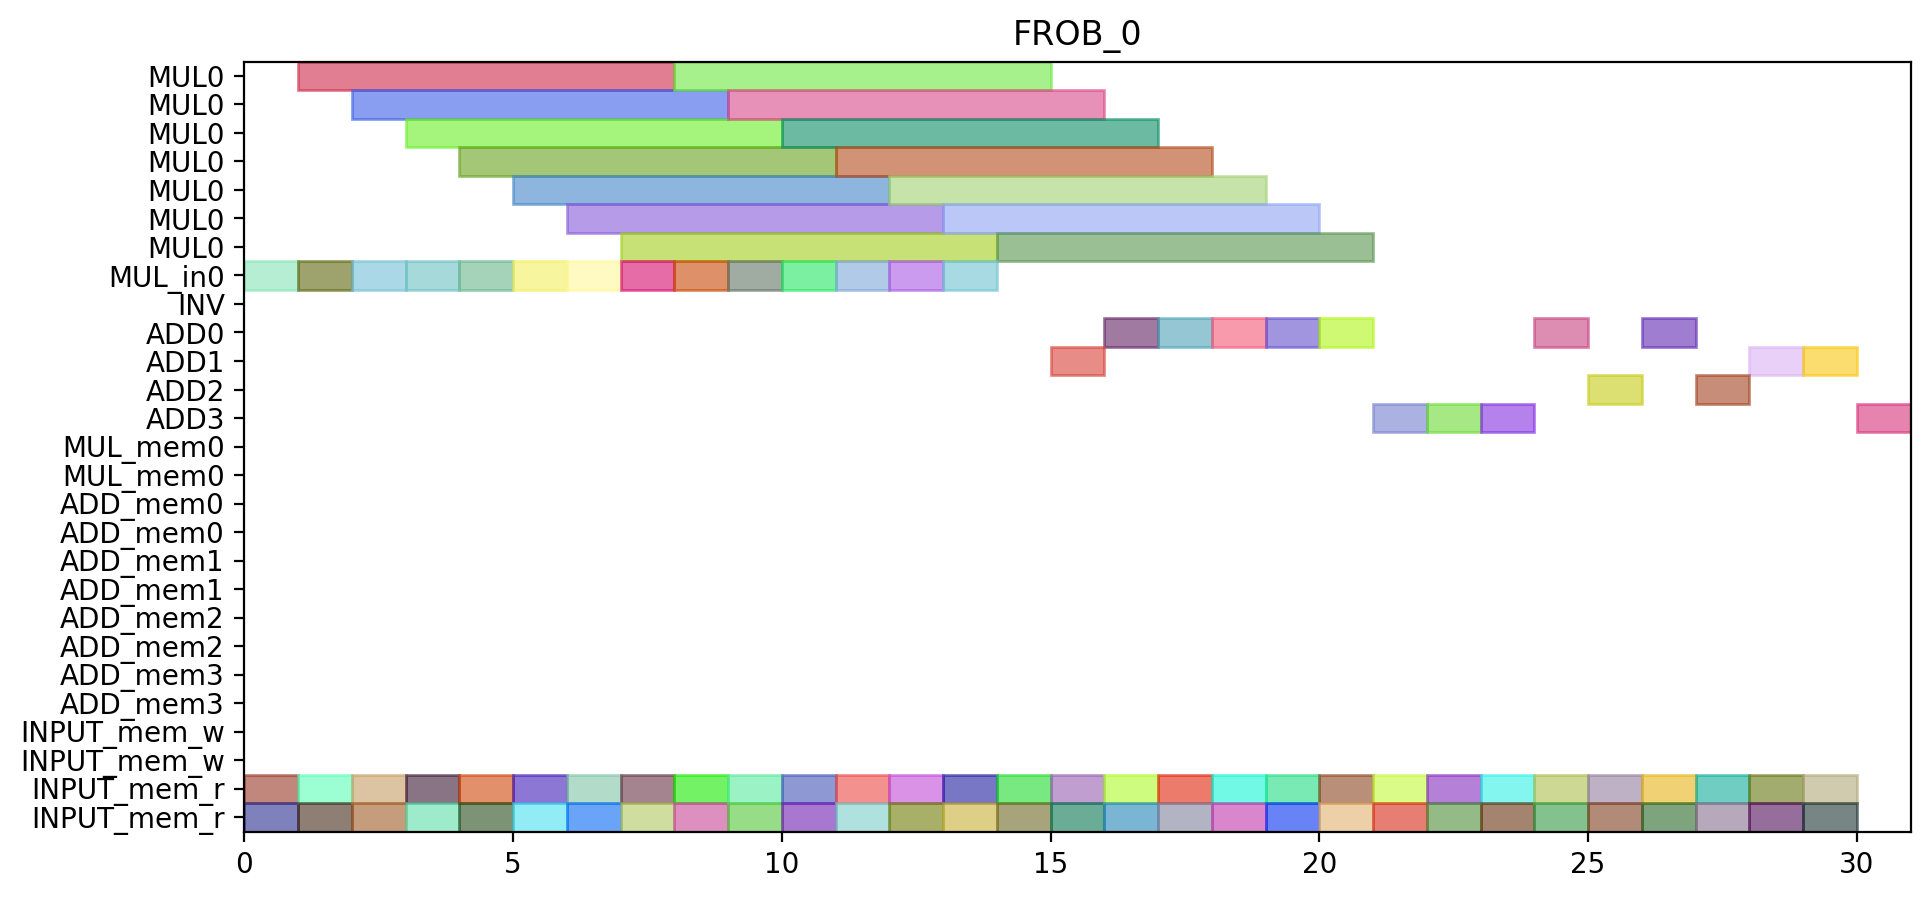

The script that drew this image:
from pyschedule import Scenario, solvers, plotters, alt


def solve():
	horizon = 121
	S = Scenario("FROB_0", horizon=horizon)

	# resource
	MUL = S.Resources('MUL', num=1, size=7)
	MUL_in = S.Resources('MUL_in', num=1)
	INV = S.Resource('INV')
	ADD = S.Resources('ADD', num=4, periods=range(1, horizon))
	MUL_mem = S.Resources('MUL_mem', num=1, size=2)
	ADD_mem = S.Resources('ADD_mem', num=4, size=2)
	INPUT_mem_w = S.Resource('INPUT_mem_w', size=2)
	INPUT_mem_r = S.Resource('INPUT_mem_r', size=2)

	# result of previous scheduling

	# new tasks
	c_f101_t0_in = S.Task('c_f101_t0_in', length=1, delay_cost=1)
	c_f101_t0_in += alt(MUL_in)
	c_f101_t0 = S.Task('c_f101_t0', length=7, delay_cost=1)
	c_f101_t0 += alt(MUL)
	S += c_f101_t0>=c_f101_t0_in

	c_f101_t0_mem0 = S.Task('c_f101_t0_mem0', length=1, delay_cost=1)
	c_f101_t0_mem0 += INPUT_mem_r
	S += c_f101_t0_mem0 <= c_f101_t0

	c_f101_t0_mem1 = S.Task('c_f101_t0_mem1', length=1, delay_cost=1)
	c_f101_t0_mem1 += INPUT_mem_r
	S += c_f101_t0_mem1 <= c_f101_t0

	c_f101_t1_in = S.Task('c_f101_t1_in', length=1, delay_cost=1)
	c_f101_t1_in += alt(MUL_in)
	c_f101_t1 = S.Task('c_f101_t1', length=7, delay_cost=1)
	c_f101_t1 += alt(MUL)
	S += c_f101_t1>=c_f101_t1_in

	c_f101_t1_mem0 = S.Task('c_f101_t1_mem0', length=1, delay_cost=1)
	c_f101_t1_mem0 += INPUT_mem_r
	S += c_f101_t1_mem0 <= c_f101_t1

	c_f101_t1_mem1 = S.Task('c_f101_t1_mem1', length=1, delay_cost=1)
	c_f101_t1_mem1 += INPUT_mem_r
	S += c_f101_t1_mem1 <= c_f101_t1

	c_f101_t2 = S.Task('c_f101_t2', length=1, delay_cost=1)
	c_f101_t2 += alt(ADD)

	c_f101_t2_mem0 = S.Task('c_f101_t2_mem0', length=1, delay_cost=1)
	c_f101_t2_mem0 += INPUT_mem_r
	S += c_f101_t2_mem0 <= c_f101_t2

	c_f101_t2_mem1 = S.Task('c_f101_t2_mem1', length=1, delay_cost=1)
	c_f101_t2_mem1 += INPUT_mem_r
	S += c_f101_t2_mem1 <= c_f101_t2

	c_f101_t3 = S.Task('c_f101_t3', length=1, delay_cost=1)
	c_f101_t3 += alt(ADD)

	c_f101_t3_mem0 = S.Task('c_f101_t3_mem0', length=1, delay_cost=1)
	c_f101_t3_mem0 += INPUT_mem_r
	S += c_f101_t3_mem0 <= c_f101_t3

	c_f101_t3_mem1 = S.Task('c_f101_t3_mem1', length=1, delay_cost=1)
	c_f101_t3_mem1 += INPUT_mem_r
	S += c_f101_t3_mem1 <= c_f101_t3

	c_f011_t0_in = S.Task('c_f011_t0_in', length=1, delay_cost=1)
	c_f011_t0_in += alt(MUL_in)
	c_f011_t0 = S.Task('c_f011_t0', length=7, delay_cost=1)
	c_f011_t0 += alt(MUL)
	S += c_f011_t0>=c_f011_t0_in

	c_f011_t0_mem0 = S.Task('c_f011_t0_mem0', length=1, delay_cost=1)
	c_f011_t0_mem0 += INPUT_mem_r
	S += c_f011_t0_mem0 <= c_f011_t0

	c_f011_t0_mem1 = S.Task('c_f011_t0_mem1', length=1, delay_cost=1)
	c_f011_t0_mem1 += INPUT_mem_r
	S += c_f011_t0_mem1 <= c_f011_t0

	c_f011_t1_in = S.Task('c_f011_t1_in', length=1, delay_cost=1)
	c_f011_t1_in += alt(MUL_in)
	c_f011_t1 = S.Task('c_f011_t1', length=7, delay_cost=1)
	c_f011_t1 += alt(MUL)
	S += c_f011_t1>=c_f011_t1_in

	c_f011_t1_mem0 = S.Task('c_f011_t1_mem0', length=1, delay_cost=1)
	c_f011_t1_mem0 += INPUT_mem_r
	S += c_f011_t1_mem0 <= c_f011_t1

	c_f011_t1_mem1 = S.Task('c_f011_t1_mem1', length=1, delay_cost=1)
	c_f011_t1_mem1 += INPUT_mem_r
	S += c_f011_t1_mem1 <= c_f011_t1

	c_f011_t2 = S.Task('c_f011_t2', length=1, delay_cost=1)
	c_f011_t2 += alt(ADD)

	c_f011_t2_mem0 = S.Task('c_f011_t2_mem0', length=1, delay_cost=1)
	c_f011_t2_mem0 += INPUT_mem_r
	S += c_f011_t2_mem0 <= c_f011_t2

	c_f011_t2_mem1 = S.Task('c_f011_t2_mem1', length=1, delay_cost=1)
	c_f011_t2_mem1 += INPUT_mem_r
	S += c_f011_t2_mem1 <= c_f011_t2

	c_f011_t3 = S.Task('c_f011_t3', length=1, delay_cost=1)
	c_f011_t3 += alt(ADD)

	c_f011_t3_mem0 = S.Task('c_f011_t3_mem0', length=1, delay_cost=1)
	c_f011_t3_mem0 += INPUT_mem_r
	S += c_f011_t3_mem0 <= c_f011_t3

	c_f011_t3_mem1 = S.Task('c_f011_t3_mem1', length=1, delay_cost=1)
	c_f011_t3_mem1 += INPUT_mem_r
	S += c_f011_t3_mem1 <= c_f011_t3

	c_f111_t0_in = S.Task('c_f111_t0_in', length=1, delay_cost=1)
	c_f111_t0_in += alt(MUL_in)
	c_f111_t0 = S.Task('c_f111_t0', length=7, delay_cost=1)
	c_f111_t0 += alt(MUL)
	S += c_f111_t0>=c_f111_t0_in

	c_f111_t0_mem0 = S.Task('c_f111_t0_mem0', length=1, delay_cost=1)
	c_f111_t0_mem0 += INPUT_mem_r
	S += c_f111_t0_mem0 <= c_f111_t0

	c_f111_t0_mem1 = S.Task('c_f111_t0_mem1', length=1, delay_cost=1)
	c_f111_t0_mem1 += INPUT_mem_r
	S += c_f111_t0_mem1 <= c_f111_t0

	c_f111_t1_in = S.Task('c_f111_t1_in', length=1, delay_cost=1)
	c_f111_t1_in += alt(MUL_in)
	c_f111_t1 = S.Task('c_f111_t1', length=7, delay_cost=1)
	c_f111_t1 += alt(MUL)
	S += c_f111_t1>=c_f111_t1_in

	c_f111_t1_mem0 = S.Task('c_f111_t1_mem0', length=1, delay_cost=1)
	c_f111_t1_mem0 += INPUT_mem_r
	S += c_f111_t1_mem0 <= c_f111_t1

	c_f111_t1_mem1 = S.Task('c_f111_t1_mem1', length=1, delay_cost=1)
	c_f111_t1_mem1 += INPUT_mem_r
	S += c_f111_t1_mem1 <= c_f111_t1

	c_f111_t2 = S.Task('c_f111_t2', length=1, delay_cost=1)
	c_f111_t2 += alt(ADD)

	c_f111_t2_mem0 = S.Task('c_f111_t2_mem0', length=1, delay_cost=1)
	c_f111_t2_mem0 += INPUT_mem_r
	S += c_f111_t2_mem0 <= c_f111_t2

	c_f111_t2_mem1 = S.Task('c_f111_t2_mem1', length=1, delay_cost=1)
	c_f111_t2_mem1 += INPUT_mem_r
	S += c_f111_t2_mem1 <= c_f111_t2

	c_f111_t3 = S.Task('c_f111_t3', length=1, delay_cost=1)
	c_f111_t3 += alt(ADD)

	c_f111_t3_mem0 = S.Task('c_f111_t3_mem0', length=1, delay_cost=1)
	c_f111_t3_mem0 += INPUT_mem_r
	S += c_f111_t3_mem0 <= c_f111_t3

	c_f111_t3_mem1 = S.Task('c_f111_t3_mem1', length=1, delay_cost=1)
	c_f111_t3_mem1 += INPUT_mem_r
	S += c_f111_t3_mem1 <= c_f111_t3

	c_f021_t0_in = S.Task('c_f021_t0_in', length=1, delay_cost=1)
	c_f021_t0_in += alt(MUL_in)
	c_f021_t0 = S.Task('c_f021_t0', length=7, delay_cost=1)
	c_f021_t0 += alt(MUL)
	S += c_f021_t0>=c_f021_t0_in

	c_f021_t0_mem0 = S.Task('c_f021_t0_mem0', length=1, delay_cost=1)
	c_f021_t0_mem0 += INPUT_mem_r
	S += c_f021_t0_mem0 <= c_f021_t0

	c_f021_t0_mem1 = S.Task('c_f021_t0_mem1', length=1, delay_cost=1)
	c_f021_t0_mem1 += INPUT_mem_r
	S += c_f021_t0_mem1 <= c_f021_t0

	c_f021_t1_in = S.Task('c_f021_t1_in', length=1, delay_cost=1)
	c_f021_t1_in += alt(MUL_in)
	c_f021_t1 = S.Task('c_f021_t1', length=7, delay_cost=1)
	c_f021_t1 += alt(MUL)
	S += c_f021_t1>=c_f021_t1_in

	c_f021_t1_mem0 = S.Task('c_f021_t1_mem0', length=1, delay_cost=1)
	c_f021_t1_mem0 += INPUT_mem_r
	S += c_f021_t1_mem0 <= c_f021_t1

	c_f021_t1_mem1 = S.Task('c_f021_t1_mem1', length=1, delay_cost=1)
	c_f021_t1_mem1 += INPUT_mem_r
	S += c_f021_t1_mem1 <= c_f021_t1

	c_f021_t2 = S.Task('c_f021_t2', length=1, delay_cost=1)
	c_f021_t2 += alt(ADD)

	c_f021_t2_mem0 = S.Task('c_f021_t2_mem0', length=1, delay_cost=1)
	c_f021_t2_mem0 += INPUT_mem_r
	S += c_f021_t2_mem0 <= c_f021_t2

	c_f021_t2_mem1 = S.Task('c_f021_t2_mem1', length=1, delay_cost=1)
	c_f021_t2_mem1 += INPUT_mem_r
	S += c_f021_t2_mem1 <= c_f021_t2

	c_f021_t3 = S.Task('c_f021_t3', length=1, delay_cost=1)
	c_f021_t3 += alt(ADD)

	c_f021_t3_mem0 = S.Task('c_f021_t3_mem0', length=1, delay_cost=1)
	c_f021_t3_mem0 += INPUT_mem_r
	S += c_f021_t3_mem0 <= c_f021_t3

	c_f021_t3_mem1 = S.Task('c_f021_t3_mem1', length=1, delay_cost=1)
	c_f021_t3_mem1 += INPUT_mem_r
	S += c_f021_t3_mem1 <= c_f021_t3

	c_f121_t0_in = S.Task('c_f121_t0_in', length=1, delay_cost=1)
	c_f121_t0_in += alt(MUL_in)
	c_f121_t0 = S.Task('c_f121_t0', length=7, delay_cost=1)
	c_f121_t0 += alt(MUL)
	S += c_f121_t0>=c_f121_t0_in

	c_f121_t0_mem0 = S.Task('c_f121_t0_mem0', length=1, delay_cost=1)
	c_f121_t0_mem0 += INPUT_mem_r
	S += c_f121_t0_mem0 <= c_f121_t0

	c_f121_t0_mem1 = S.Task('c_f121_t0_mem1', length=1, delay_cost=1)
	c_f121_t0_mem1 += INPUT_mem_r
	S += c_f121_t0_mem1 <= c_f121_t0

	c_f121_t1_in = S.Task('c_f121_t1_in', length=1, delay_cost=1)
	c_f121_t1_in += alt(MUL_in)
	c_f121_t1 = S.Task('c_f121_t1', length=7, delay_cost=1)
	c_f121_t1 += alt(MUL)
	S += c_f121_t1>=c_f121_t1_in

	c_f121_t1_mem0 = S.Task('c_f121_t1_mem0', length=1, delay_cost=1)
	c_f121_t1_mem0 += INPUT_mem_r
	S += c_f121_t1_mem0 <= c_f121_t1

	c_f121_t1_mem1 = S.Task('c_f121_t1_mem1', length=1, delay_cost=1)
	c_f121_t1_mem1 += INPUT_mem_r
	S += c_f121_t1_mem1 <= c_f121_t1

	c_f121_t2 = S.Task('c_f121_t2', length=1, delay_cost=1)
	c_f121_t2 += alt(ADD)

	c_f121_t2_mem0 = S.Task('c_f121_t2_mem0', length=1, delay_cost=1)
	c_f121_t2_mem0 += INPUT_mem_r
	S += c_f121_t2_mem0 <= c_f121_t2

	c_f121_t2_mem1 = S.Task('c_f121_t2_mem1', length=1, delay_cost=1)
	c_f121_t2_mem1 += INPUT_mem_r
	S += c_f121_t2_mem1 <= c_f121_t2

	c_f121_t3 = S.Task('c_f121_t3', length=1, delay_cost=1)
	c_f121_t3 += alt(ADD)

	c_f121_t3_mem0 = S.Task('c_f121_t3_mem0', length=1, delay_cost=1)
	c_f121_t3_mem0 += INPUT_mem_r
	S += c_f121_t3_mem0 <= c_f121_t3

	c_f121_t3_mem1 = S.Task('c_f121_t3_mem1', length=1, delay_cost=1)
	c_f121_t3_mem1 += INPUT_mem_r
	S += c_f121_t3_mem1 <= c_f121_t3

	c001_t0_in = S.Task('c001_t0_in', length=1, delay_cost=1)
	c001_t0_in += alt(MUL_in)
	c001_t0 = S.Task('c001_t0', length=7, delay_cost=1)
	c001_t0 += alt(MUL)
	S += c001_t0>=c001_t0_in

	c001_t0_mem0 = S.Task('c001_t0_mem0', length=1, delay_cost=1)
	c001_t0_mem0 += INPUT_mem_r
	S += c001_t0_mem0 <= c001_t0

	c001_t0_mem1 = S.Task('c001_t0_mem1', length=1, delay_cost=1)
	c001_t0_mem1 += INPUT_mem_r
	S += c001_t0_mem1 <= c001_t0

	c001_t1_in = S.Task('c001_t1_in', length=1, delay_cost=1)
	c001_t1_in += alt(MUL_in)
	c001_t1 = S.Task('c001_t1', length=7, delay_cost=1)
	c001_t1 += alt(MUL)
	S += c001_t1>=c001_t1_in

	c001_t1_mem0 = S.Task('c001_t1_mem0', length=1, delay_cost=1)
	c001_t1_mem0 += INPUT_mem_r
	S += c001_t1_mem0 <= c001_t1

	c001_t1_mem1 = S.Task('c001_t1_mem1', length=1, delay_cost=1)
	c001_t1_mem1 += INPUT_mem_r
	S += c001_t1_mem1 <= c001_t1

	c001_t2 = S.Task('c001_t2', length=1, delay_cost=1)
	c001_t2 += alt(ADD)

	c001_t2_mem0 = S.Task('c001_t2_mem0', length=1, delay_cost=1)
	c001_t2_mem0 += INPUT_mem_r
	S += c001_t2_mem0 <= c001_t2

	c001_t2_mem1 = S.Task('c001_t2_mem1', length=1, delay_cost=1)
	c001_t2_mem1 += INPUT_mem_r
	S += c001_t2_mem1 <= c001_t2

	c001_t3 = S.Task('c001_t3', length=1, delay_cost=1)
	c001_t3 += alt(ADD)

	c001_t3_mem0 = S.Task('c001_t3_mem0', length=1, delay_cost=1)
	c001_t3_mem0 += INPUT_mem_r
	S += c001_t3_mem0 <= c001_t3

	c001_t3_mem1 = S.Task('c001_t3_mem1', length=1, delay_cost=1)
	c001_t3_mem1 += INPUT_mem_r
	S += c001_t3_mem1 <= c001_t3

	c10_t0_t0_in = S.Task('c10_t0_t0_in', length=1, delay_cost=1)
	c10_t0_t0_in += alt(MUL_in)
	c10_t0_t0 = S.Task('c10_t0_t0', length=7, delay_cost=1)
	c10_t0_t0 += alt(MUL)
	S += c10_t0_t0>=c10_t0_t0_in

	c10_t0_t0_mem0 = S.Task('c10_t0_t0_mem0', length=1, delay_cost=1)
	c10_t0_t0_mem0 += INPUT_mem_r
	S += c10_t0_t0_mem0 <= c10_t0_t0

	c10_t0_t0_mem1 = S.Task('c10_t0_t0_mem1', length=1, delay_cost=1)
	c10_t0_t0_mem1 += INPUT_mem_r
	S += c10_t0_t0_mem1 <= c10_t0_t0

	c10_t0_t1_in = S.Task('c10_t0_t1_in', length=1, delay_cost=1)
	c10_t0_t1_in += alt(MUL_in)
	c10_t0_t1 = S.Task('c10_t0_t1', length=7, delay_cost=1)
	c10_t0_t1 += alt(MUL)
	S += c10_t0_t1>=c10_t0_t1_in

	c10_t0_t1_mem0 = S.Task('c10_t0_t1_mem0', length=1, delay_cost=1)
	c10_t0_t1_mem0 += INPUT_mem_r
	S += c10_t0_t1_mem0 <= c10_t0_t1

	c10_t0_t1_mem1 = S.Task('c10_t0_t1_mem1', length=1, delay_cost=1)
	c10_t0_t1_mem1 += INPUT_mem_r
	S += c10_t0_t1_mem1 <= c10_t0_t1

	c10_t0_t2 = S.Task('c10_t0_t2', length=1, delay_cost=1)
	c10_t0_t2 += alt(ADD)

	c10_t0_t2_mem0 = S.Task('c10_t0_t2_mem0', length=1, delay_cost=1)
	c10_t0_t2_mem0 += INPUT_mem_r
	S += c10_t0_t2_mem0 <= c10_t0_t2

	c10_t0_t2_mem1 = S.Task('c10_t0_t2_mem1', length=1, delay_cost=1)
	c10_t0_t2_mem1 += INPUT_mem_r
	S += c10_t0_t2_mem1 <= c10_t0_t2

	c10_t0_t3 = S.Task('c10_t0_t3', length=1, delay_cost=1)
	c10_t0_t3 += alt(ADD)

	c10_t0_t3_mem0 = S.Task('c10_t0_t3_mem0', length=1, delay_cost=1)
	c10_t0_t3_mem0 += INPUT_mem_r
	S += c10_t0_t3_mem0 <= c10_t0_t3

	c10_t0_t3_mem1 = S.Task('c10_t0_t3_mem1', length=1, delay_cost=1)
	c10_t0_t3_mem1 += INPUT_mem_r
	S += c10_t0_t3_mem1 <= c10_t0_t3

	c10_t1_t3 = S.Task('c10_t1_t3', length=1, delay_cost=1)
	c10_t1_t3 += alt(ADD)

	c10_t1_t3_mem0 = S.Task('c10_t1_t3_mem0', length=1, delay_cost=1)
	c10_t1_t3_mem0 += INPUT_mem_r
	S += c10_t1_t3_mem0 <= c10_t1_t3

	c10_t1_t3_mem1 = S.Task('c10_t1_t3_mem1', length=1, delay_cost=1)
	c10_t1_t3_mem1 += INPUT_mem_r
	S += c10_t1_t3_mem1 <= c10_t1_t3

	c10_t30 = S.Task('c10_t30', length=1, delay_cost=1)
	c10_t30 += alt(ADD)

	c10_t30_mem0 = S.Task('c10_t30_mem0', length=1, delay_cost=1)
	c10_t30_mem0 += INPUT_mem_r
	S += c10_t30_mem0 <= c10_t30

	c10_t30_mem1 = S.Task('c10_t30_mem1', length=1, delay_cost=1)
	c10_t30_mem1 += INPUT_mem_r
	S += c10_t30_mem1 <= c10_t30

	solvers.mip.solve(S,msg=1,kind='CPLEX',ratio_gap=1.01)

	solution = [['hoge']*len(S.solution()[1]) for i in range(len(S.solution()))]
	for i in range(len(S.solution())):
		for j in range(len(S.solution()[i])):
			solution[i][j]=str(S.solution()[i][j])
	print(solution)

	cycles = int(solution[-1][3])

	pic_file_name = "/mnt/rose/usr1/fukuda/pairing_automation_design2/bls24-317/scheduling/FROB_mul1_add4/FROB_0.png"
	if(S.solution() != []):
		plotters.matplotlib.plot(S,img_filename=pic_file_name, vertical_text=True, fig_size=(cycles*0.25+3, 5), show_task_labels=False)

	return solution
